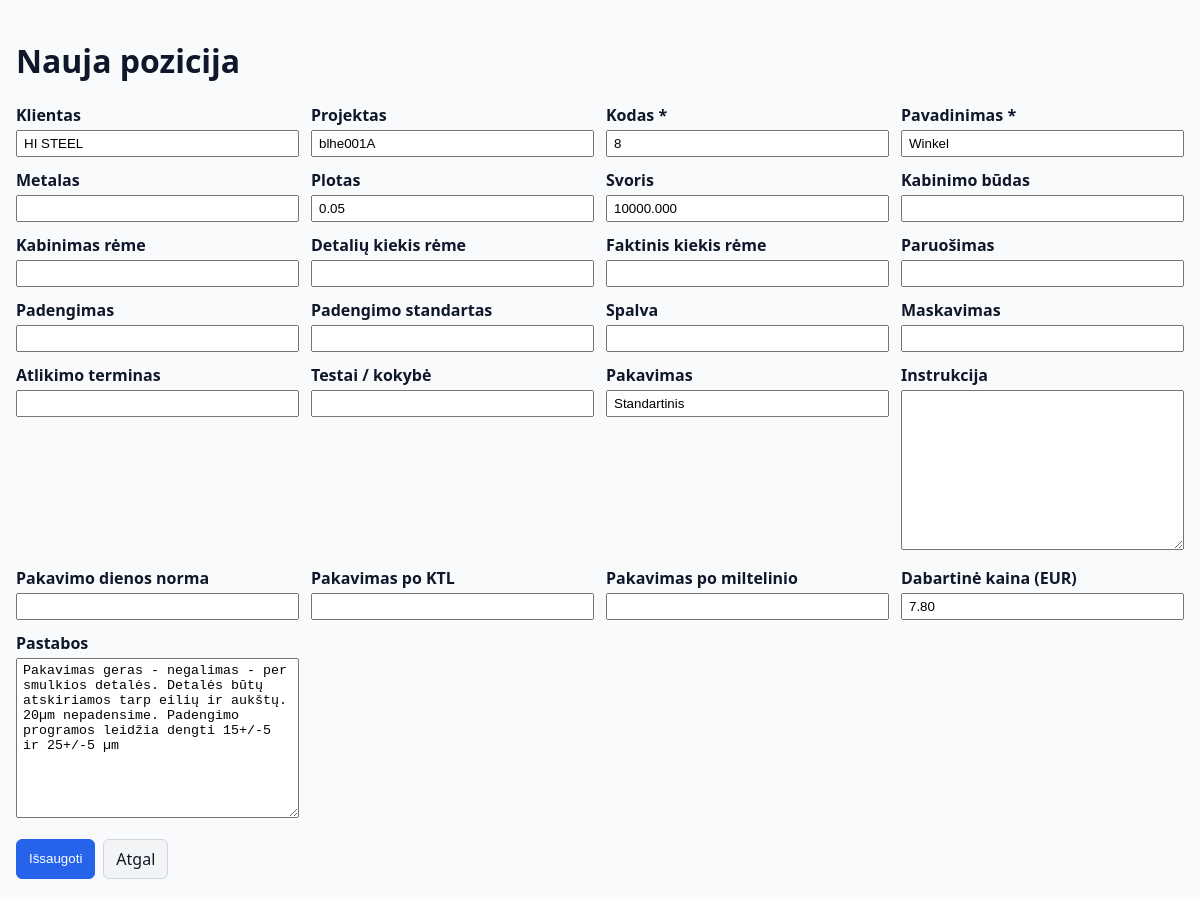
Before: /pozicijos/35/redaguoti/ with the older database file.
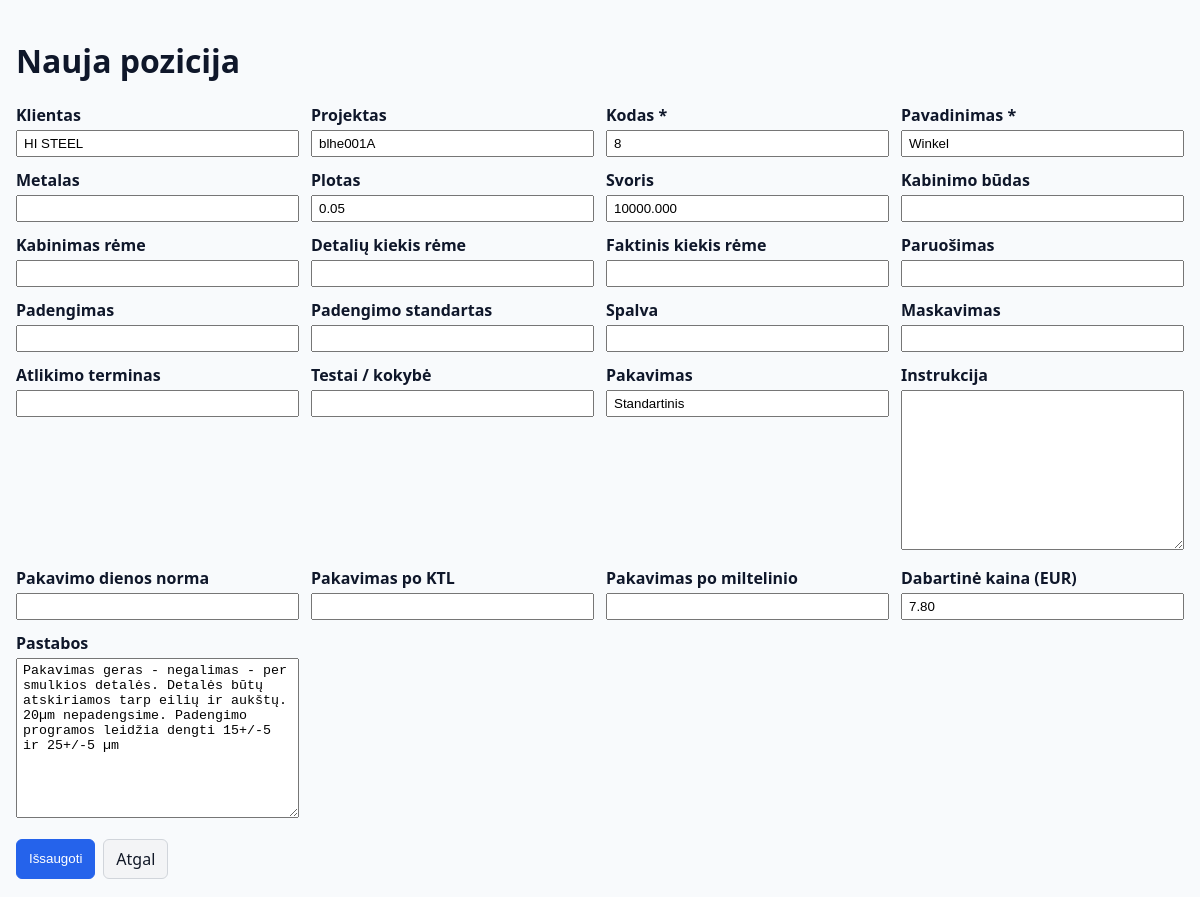
After: the same page with the newer database file.
### pozicijos/models.py (models this page shows, shortened)
class Pozicija(models.Model):
    klientas = models.CharField("Klientas", max_length=255, null=True, blank=True)
    projektas = models.CharField("Projektas", max_length=255, null=True, blank=True)
    poz_kodas = models.CharField("Kodas", max_length=100)
    poz_pavad = models.CharField("Pavadinimas", max_length=255)
    metalas = models.CharField("Metalas", max_length=120, null=True, blank=True)
    plotas = models.DecimalField("Plotas", max_digits=10, decimal_places=2, null=True, blank=True)
    svoris = models.DecimalField("Svoris", max_digits=10, decimal_places=3, null=True, blank=True)
    kabinimo_budas = models.CharField("Kabinimo būdas", max_length=120, null=True, blank=True)
    kabinimas_reme = models.CharField("Kabinimas rėme", max_length=120, null=True, blank=True)
    detaliu_kiekis_reme = models.IntegerField("Detalių kiekis rėme", null=True, blank=True)
    faktinis_kiekis_reme = models.IntegerField("Faktinis kiekis rėme", null=True, blank=True)
    paruosimas = models.CharField("Paruošimas", max_length=200, null=True, blank=True)
    padengimas = models.CharField("Padengimas", max_length=200, null=True, blank=True)
    padengimo_standartas = models.CharField("Padengimo standartas", max_length=200, null=True, blank=True)
    spalva = models.CharField("Spalva", max_length=120, null=True, blank=True)
    maskavimas = models.CharField("Maskavimas", max_length=200, null=True, blank=True)
    atlikimo_terminas = models.DateField("Atlikimo terminas", null=True, blank=True)
    testai_kokybe = models.CharField("Testai / kokybė", max_length=255, null=True, blank=True)
    pakavimas = models.CharField("Pakavimas", max_length=255, null=True, blank=True)
    instrukcija = models.TextField("Instrukcija", null=True, blank=True)
    pakavimo_dienos_norma = models.CharField("Pakavimo dienos norma", max_length=120, null=True, blank=True)
    pak_po_ktl = models.CharField("Pakavimas po KTL", max_length=255, null=True, blank=True)
    pak_po_milt = models.CharField("Pakavimas po miltelinio", max_length=255, null=True, blank=True)
    kaina_eur = models.DecimalField("Dabartinė kaina (EUR)", max_digits=12, decimal_places=2, null=True, blank=True)
    pastabos = models.TextField("Pastabos", null=True, blank=True)
    created = models.DateTimeField("Sukurta", auto_now_add=True, null=True, blank=True)
    updated = models.DateTimeField("Atnaujinta", auto_now=True, null=True, blank=True)
    class Meta:
        ordering = ["-created", "-id"]
        verbose_name = "Pozicija"
        verbose_name_plural = "Pozicijos"

### pozicijos/views.py (the view)
# urls.py: path("<int:pk>/redaguoti/", views.pozicija_edit, name="edit"),
def pozicija_edit(request, pk):
    poz = get_object_or_404(Pozicija, pk=pk)
    if request.method == "POST":
        form = PozicijaForm(request.POST, request.FILES, instance=poz)
        if form.is_valid():
            form.save()
            return redirect("pozicijos:detail", pk=poz.pk)
    else:
        form = PozicijaForm(instance=poz)
    return render(request, "pozicijos/form.html", {"form": form, "pozicija": poz})

### pozicijos/forms.py (shortened to what this page needs)
class PozicijaForm(forms.ModelForm):
    class Meta:
        model = Pozicija
        fields = [
            "klientas",
            "projektas",
            "poz_kodas",
            "poz_pavad",
            "metalas",
            "plotas",
            "svoris",
            "kabinimo_budas",
            "kabinimas_reme",
            "detaliu_kiekis_reme",
            "faktinis_kiekis_reme",
            "paruosimas",
            "padengimas",
            "padengimo_standartas",
            "spalva",
            "maskavimas",
            "atlikimo_terminas",
            "testai_kokybe",
            "pakavimas",
            "instrukcija",
            "pakavimo_dienos_norma",
            "pak_po_ktl",
            "pak_po_milt",
            "kaina_eur",
            "pastabos",
        ]
    widgets = {
        "atlikimo_terminas": forms.DateInput(attrs={"type": "date"}),
    }

### pozicijos/templates/pozicijos/form.html (shortened to what this page needs)
{% extends "base.html" %}
{% load static %}
{% block content %}
<h1>{% if object %}Redaguoti poziciją{% else %}Nauja pozicija{% endif %}</h1>
<form method="post">
  <div class="form-grid">
    {% for field in form %}
      <div class="form-group">
        <label for="{{ field.id_for_label }}">
          {{ field.label }}{% if field.field.required %} *{% endif %}
        </label>
        {{ field }}
      </div>
    {% endfor %}
  </div>
  <div class="form-actions">
    <button type="submit" class="btn btn-primary">Išsaugoti</button>
    <a href="{% url 'pozicijos:list' %}" class="btn btn-secondary">Atgal</a>
  </div>
</form>
{% endblock %}

Changed rows visible on the page:
changed Pozicija "HI STEEL": pastabos "…eilių ir aukštų. 20µm nepadensime. Padengimo programos leidžia dengti…" → "…eilių ir aukštų. 20µm nepadengsime. Padengimo programos leidžia dengti…"
